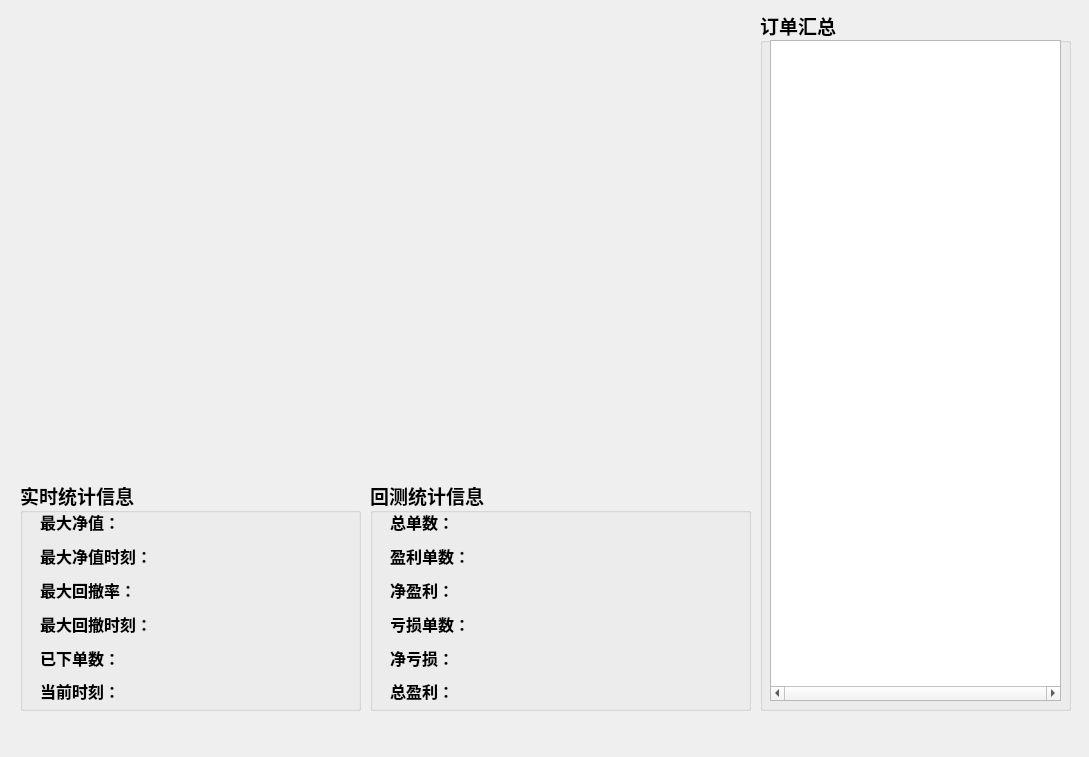
<?xml version="1.0" encoding="UTF-8"?>
<ui version="4.0">
 <class>back_test_dialog</class>
 <widget class="QDialog" name="back_test_dialog">
  <property name="geometry">
   <rect>
    <x>0</x>
    <y>0</y>
    <width>1089</width>
    <height>757</height>
   </rect>
  </property>
  <property name="windowTitle">
   <string>回测显示窗口</string>
  </property>
  <widget class="QGroupBox" name="groupBox">
   <property name="geometry">
    <rect>
     <x>20</x>
     <y>480</y>
     <width>341</width>
     <height>231</height>
    </rect>
   </property>
   <property name="font">
    <font>
     <family>Agency FB</family>
     <pointsize>14</pointsize>
     <weight>75</weight>
     <bold>true</bold>
    </font>
   </property>
   <property name="title">
    <string>实时统计信息</string>
   </property>
   <widget class="QWidget" name="formLayoutWidget">
    <property name="geometry">
     <rect>
      <x>20</x>
      <y>30</y>
      <width>311</width>
      <height>191</height>
     </rect>
    </property>
    <layout class="QFormLayout" name="formLayout">
     <property name="sizeConstraint">
      <enum>QLayout::SetNoConstraint</enum>
     </property>
     <property name="verticalSpacing">
      <number>12</number>
     </property>
     <item row="0" column="0">
      <widget class="QLabel" name="label">
       <property name="sizePolicy">
        <sizepolicy hsizetype="Fixed" vsizetype="Fixed">
         <horstretch>0</horstretch>
         <verstretch>1</verstretch>
        </sizepolicy>
       </property>
       <property name="lineWidth">
        <number>1</number>
       </property>
       <property name="text">
        <string>&lt;!DOCTYPE HTML PUBLIC &quot;-//W3C//DTD HTML 4.0//EN&quot; &quot;http://www.w3.org/TR/REC-html40/strict.dtd&quot;&gt;
&lt;html&gt;&lt;head&gt;&lt;meta name=&quot;qrichtext&quot; content=&quot;1&quot; /&gt;&lt;style type=&quot;text/css&quot;&gt;
p, li { white-space: pre-wrap; }
&lt;/style&gt;&lt;/head&gt;&lt;body style=&quot; font-family:'SimSun'; font-size:9pt; font-weight:400; font-style:normal;&quot;&gt;
&lt;p style=&quot; margin-top:12px; margin-bottom:12px; margin-left:0px; margin-right:0px; -qt-block-indent:0; text-indent:0px;&quot;&gt;&lt;span style=&quot; font-size:12pt; font-weight:600;&quot;&gt;最大净值：&lt;/span&gt;&lt;/p&gt;&lt;/body&gt;&lt;/html&gt;</string>
       </property>
       <property name="textFormat">
        <enum>Qt::AutoText</enum>
       </property>
      </widget>
     </item>
     <item row="1" column="0">
      <widget class="QLabel" name="label_2">
       <property name="sizePolicy">
        <sizepolicy hsizetype="Preferred" vsizetype="Preferred">
         <horstretch>0</horstretch>
         <verstretch>1</verstretch>
        </sizepolicy>
       </property>
       <property name="text">
        <string>&lt;!DOCTYPE HTML PUBLIC &quot;-//W3C//DTD HTML 4.0//EN&quot; &quot;http://www.w3.org/TR/REC-html40/strict.dtd&quot;&gt;
&lt;html&gt;&lt;head&gt;&lt;meta name=&quot;qrichtext&quot; content=&quot;1&quot; /&gt;&lt;style type=&quot;text/css&quot;&gt;
p, li { white-space: pre-wrap; }
&lt;/style&gt;&lt;/head&gt;&lt;body style=&quot; font-family:'SimSun'; font-size:9pt; font-weight:400; font-style:normal;&quot;&gt;
&lt;p style=&quot; margin-top:0px; margin-bottom:0px; margin-left:0px; margin-right:0px; -qt-block-indent:0; text-indent:0px;&quot;&gt;&lt;span style=&quot; font-size:12pt; font-weight:600;&quot;&gt;最大净值时刻：&lt;/span&gt;&lt;/p&gt;&lt;/body&gt;&lt;/html&gt;</string>
       </property>
      </widget>
     </item>
     <item row="2" column="0">
      <widget class="QLabel" name="label_3">
       <property name="sizePolicy">
        <sizepolicy hsizetype="Preferred" vsizetype="Preferred">
         <horstretch>0</horstretch>
         <verstretch>1</verstretch>
        </sizepolicy>
       </property>
       <property name="text">
        <string>&lt;!DOCTYPE HTML PUBLIC &quot;-//W3C//DTD HTML 4.0//EN&quot; &quot;http://www.w3.org/TR/REC-html40/strict.dtd&quot;&gt;
&lt;html&gt;&lt;head&gt;&lt;meta name=&quot;qrichtext&quot; content=&quot;1&quot; /&gt;&lt;style type=&quot;text/css&quot;&gt;
p, li { white-space: pre-wrap; }
&lt;/style&gt;&lt;/head&gt;&lt;body style=&quot; font-family:'SimSun'; font-size:9pt; font-weight:400; font-style:normal;&quot;&gt;
&lt;p style=&quot; margin-top:0px; margin-bottom:0px; margin-left:0px; margin-right:0px; -qt-block-indent:0; text-indent:0px;&quot;&gt;&lt;span style=&quot; font-size:12pt; font-weight:600;&quot;&gt;最大回撤率：&lt;/span&gt;&lt;/p&gt;&lt;/body&gt;&lt;/html&gt;</string>
       </property>
      </widget>
     </item>
     <item row="3" column="0">
      <widget class="QLabel" name="label_4">
       <property name="sizePolicy">
        <sizepolicy hsizetype="Preferred" vsizetype="Preferred">
         <horstretch>0</horstretch>
         <verstretch>1</verstretch>
        </sizepolicy>
       </property>
       <property name="text">
        <string>&lt;!DOCTYPE HTML PUBLIC &quot;-//W3C//DTD HTML 4.0//EN&quot; &quot;http://www.w3.org/TR/REC-html40/strict.dtd&quot;&gt;
&lt;html&gt;&lt;head&gt;&lt;meta name=&quot;qrichtext&quot; content=&quot;1&quot; /&gt;&lt;style type=&quot;text/css&quot;&gt;
p, li { white-space: pre-wrap; }
&lt;/style&gt;&lt;/head&gt;&lt;body style=&quot; font-family:'SimSun'; font-size:9pt; font-weight:400; font-style:normal;&quot;&gt;
&lt;p style=&quot; margin-top:0px; margin-bottom:0px; margin-left:0px; margin-right:0px; -qt-block-indent:0; text-indent:0px;&quot;&gt;&lt;span style=&quot; font-size:12pt; font-weight:600;&quot;&gt;最大回撤时刻：&lt;/span&gt;&lt;/p&gt;&lt;/body&gt;&lt;/html&gt;</string>
       </property>
      </widget>
     </item>
     <item row="4" column="0">
      <widget class="QLabel" name="label_5">
       <property name="sizePolicy">
        <sizepolicy hsizetype="Preferred" vsizetype="Preferred">
         <horstretch>0</horstretch>
         <verstretch>1</verstretch>
        </sizepolicy>
       </property>
       <property name="text">
        <string>&lt;!DOCTYPE HTML PUBLIC &quot;-//W3C//DTD HTML 4.0//EN&quot; &quot;http://www.w3.org/TR/REC-html40/strict.dtd&quot;&gt;
&lt;html&gt;&lt;head&gt;&lt;meta name=&quot;qrichtext&quot; content=&quot;1&quot; /&gt;&lt;style type=&quot;text/css&quot;&gt;
p, li { white-space: pre-wrap; }
&lt;/style&gt;&lt;/head&gt;&lt;body style=&quot; font-family:'SimSun'; font-size:9pt; font-weight:400; font-style:normal;&quot;&gt;
&lt;p style=&quot; margin-top:0px; margin-bottom:0px; margin-left:0px; margin-right:0px; -qt-block-indent:0; text-indent:0px;&quot;&gt;&lt;span style=&quot; font-size:12pt; font-weight:600;&quot;&gt;已下单数：&lt;/span&gt;&lt;/p&gt;&lt;/body&gt;&lt;/html&gt;</string>
       </property>
      </widget>
     </item>
     <item row="5" column="0">
      <widget class="QLabel" name="label_6">
       <property name="sizePolicy">
        <sizepolicy hsizetype="Preferred" vsizetype="Preferred">
         <horstretch>0</horstretch>
         <verstretch>1</verstretch>
        </sizepolicy>
       </property>
       <property name="text">
        <string>&lt;!DOCTYPE HTML PUBLIC &quot;-//W3C//DTD HTML 4.0//EN&quot; &quot;http://www.w3.org/TR/REC-html40/strict.dtd&quot;&gt;
&lt;html&gt;&lt;head&gt;&lt;meta name=&quot;qrichtext&quot; content=&quot;1&quot; /&gt;&lt;style type=&quot;text/css&quot;&gt;
p, li { white-space: pre-wrap; }
&lt;/style&gt;&lt;/head&gt;&lt;body style=&quot; font-family:'SimSun'; font-size:9pt; font-weight:400; font-style:normal;&quot;&gt;
&lt;p style=&quot; margin-top:0px; margin-bottom:0px; margin-left:0px; margin-right:0px; -qt-block-indent:0; text-indent:0px;&quot;&gt;&lt;span style=&quot; font-size:12pt; font-weight:600;&quot;&gt;当前时刻：&lt;/span&gt;&lt;/p&gt;&lt;/body&gt;&lt;/html&gt;</string>
       </property>
      </widget>
     </item>
     <item row="0" column="1">
      <widget class="QLabel" name="max_equity_label">
       <property name="text">
        <string>&lt;!DOCTYPE HTML PUBLIC &quot;-//W3C//DTD HTML 4.0//EN&quot; &quot;http://www.w3.org/TR/REC-html40/strict.dtd&quot;&gt;
&lt;html&gt;&lt;head&gt;&lt;meta name=&quot;qrichtext&quot; content=&quot;1&quot; /&gt;&lt;style type=&quot;text/css&quot;&gt;
p, li { white-space: pre-wrap; }
&lt;/style&gt;&lt;/head&gt;&lt;body style=&quot; font-family:'SimSun'; font-size:9pt; font-weight:400; font-style:normal;&quot;&gt;
&lt;p style=&quot;-qt-paragraph-type:empty; margin-top:0px; margin-bottom:0px; margin-left:0px; margin-right:0px; -qt-block-indent:0; text-indent:0px;&quot;&gt;&lt;br /&gt;&lt;/p&gt;&lt;/body&gt;&lt;/html&gt;</string>
       </property>
      </widget>
     </item>
     <item row="1" column="1">
      <widget class="QLabel" name="max_equity_time_label">
       <property name="text">
        <string>&lt;!DOCTYPE HTML PUBLIC &quot;-//W3C//DTD HTML 4.0//EN&quot; &quot;http://www.w3.org/TR/REC-html40/strict.dtd&quot;&gt;
&lt;html&gt;&lt;head&gt;&lt;meta name=&quot;qrichtext&quot; content=&quot;1&quot; /&gt;&lt;style type=&quot;text/css&quot;&gt;
p, li { white-space: pre-wrap; }
&lt;/style&gt;&lt;/head&gt;&lt;body style=&quot; font-family:'SimSun'; font-size:9pt; font-weight:400; font-style:normal;&quot;&gt;
&lt;p style=&quot;-qt-paragraph-type:empty; margin-top:0px; margin-bottom:0px; margin-left:0px; margin-right:0px; -qt-block-indent:0; text-indent:0px;&quot;&gt;&lt;br /&gt;&lt;/p&gt;&lt;/body&gt;&lt;/html&gt;</string>
       </property>
      </widget>
     </item>
     <item row="2" column="1">
      <widget class="QLabel" name="max_drawback_rate_label">
       <property name="text">
        <string>&lt;!DOCTYPE HTML PUBLIC &quot;-//W3C//DTD HTML 4.0//EN&quot; &quot;http://www.w3.org/TR/REC-html40/strict.dtd&quot;&gt;
&lt;html&gt;&lt;head&gt;&lt;meta name=&quot;qrichtext&quot; content=&quot;1&quot; /&gt;&lt;style type=&quot;text/css&quot;&gt;
p, li { white-space: pre-wrap; }
&lt;/style&gt;&lt;/head&gt;&lt;body style=&quot; font-family:'SimSun'; font-size:9pt; font-weight:400; font-style:normal;&quot;&gt;
&lt;p style=&quot;-qt-paragraph-type:empty; margin-top:0px; margin-bottom:0px; margin-left:0px; margin-right:0px; -qt-block-indent:0; text-indent:0px;&quot;&gt;&lt;br /&gt;&lt;/p&gt;&lt;/body&gt;&lt;/html&gt;</string>
       </property>
      </widget>
     </item>
     <item row="3" column="1">
      <widget class="QLabel" name="max_drawback_time_label">
       <property name="text">
        <string>&lt;!DOCTYPE HTML PUBLIC &quot;-//W3C//DTD HTML 4.0//EN&quot; &quot;http://www.w3.org/TR/REC-html40/strict.dtd&quot;&gt;
&lt;html&gt;&lt;head&gt;&lt;meta name=&quot;qrichtext&quot; content=&quot;1&quot; /&gt;&lt;style type=&quot;text/css&quot;&gt;
p, li { white-space: pre-wrap; }
&lt;/style&gt;&lt;/head&gt;&lt;body style=&quot; font-family:'SimSun'; font-size:9pt; font-weight:400; font-style:normal;&quot;&gt;
&lt;p style=&quot;-qt-paragraph-type:empty; margin-top:0px; margin-bottom:0px; margin-left:0px; margin-right:0px; -qt-block-indent:0; text-indent:0px;&quot;&gt;&lt;br /&gt;&lt;/p&gt;&lt;/body&gt;&lt;/html&gt;</string>
       </property>
      </widget>
     </item>
     <item row="4" column="1">
      <widget class="QLabel" name="send_order_number_label">
       <property name="text">
        <string>&lt;!DOCTYPE HTML PUBLIC &quot;-//W3C//DTD HTML 4.0//EN&quot; &quot;http://www.w3.org/TR/REC-html40/strict.dtd&quot;&gt;
&lt;html&gt;&lt;head&gt;&lt;meta name=&quot;qrichtext&quot; content=&quot;1&quot; /&gt;&lt;style type=&quot;text/css&quot;&gt;
p, li { white-space: pre-wrap; }
&lt;/style&gt;&lt;/head&gt;&lt;body style=&quot; font-family:'SimSun'; font-size:9pt; font-weight:400; font-style:normal;&quot;&gt;
&lt;p style=&quot;-qt-paragraph-type:empty; margin-top:0px; margin-bottom:0px; margin-left:0px; margin-right:0px; -qt-block-indent:0; text-indent:0px;&quot;&gt;&lt;br /&gt;&lt;/p&gt;&lt;/body&gt;&lt;/html&gt;</string>
       </property>
      </widget>
     </item>
     <item row="5" column="1">
      <widget class="QLabel" name="current_time_label">
       <property name="text">
        <string>&lt;!DOCTYPE HTML PUBLIC &quot;-//W3C//DTD HTML 4.0//EN&quot; &quot;http://www.w3.org/TR/REC-html40/strict.dtd&quot;&gt;
&lt;html&gt;&lt;head&gt;&lt;meta name=&quot;qrichtext&quot; content=&quot;1&quot; /&gt;&lt;style type=&quot;text/css&quot;&gt;
p, li { white-space: pre-wrap; }
&lt;/style&gt;&lt;/head&gt;&lt;body style=&quot; font-family:'SimSun'; font-size:9pt; font-weight:400; font-style:normal;&quot;&gt;
&lt;p style=&quot;-qt-paragraph-type:empty; margin-top:0px; margin-bottom:0px; margin-left:0px; margin-right:0px; -qt-block-indent:0; text-indent:0px;&quot;&gt;&lt;br /&gt;&lt;/p&gt;&lt;/body&gt;&lt;/html&gt;</string>
       </property>
      </widget>
     </item>
    </layout>
   </widget>
  </widget>
  <widget class="QGroupBox" name="groupBox_2">
   <property name="geometry">
    <rect>
     <x>370</x>
     <y>480</y>
     <width>381</width>
     <height>231</height>
    </rect>
   </property>
   <property name="font">
    <font>
     <family>Agency FB</family>
     <pointsize>14</pointsize>
     <weight>75</weight>
     <bold>true</bold>
    </font>
   </property>
   <property name="title">
    <string>回测统计信息</string>
   </property>
   <widget class="QWidget" name="formLayoutWidget_2">
    <property name="geometry">
     <rect>
      <x>20</x>
      <y>30</y>
      <width>351</width>
      <height>191</height>
     </rect>
    </property>
    <layout class="QFormLayout" name="formLayout_2">
     <property name="sizeConstraint">
      <enum>QLayout::SetNoConstraint</enum>
     </property>
     <property name="verticalSpacing">
      <number>12</number>
     </property>
     <item row="0" column="0">
      <widget class="QLabel" name="label_7">
       <property name="sizePolicy">
        <sizepolicy hsizetype="Preferred" vsizetype="Preferred">
         <horstretch>0</horstretch>
         <verstretch>1</verstretch>
        </sizepolicy>
       </property>
       <property name="lineWidth">
        <number>1</number>
       </property>
       <property name="text">
        <string>&lt;!DOCTYPE HTML PUBLIC &quot;-//W3C//DTD HTML 4.0//EN&quot; &quot;http://www.w3.org/TR/REC-html40/strict.dtd&quot;&gt;
&lt;html&gt;&lt;head&gt;&lt;meta name=&quot;qrichtext&quot; content=&quot;1&quot; /&gt;&lt;style type=&quot;text/css&quot;&gt;
p, li { white-space: pre-wrap; }
&lt;/style&gt;&lt;/head&gt;&lt;body style=&quot; font-family:'Agency FB'; font-size:12pt; font-weight:600; font-style:normal;&quot;&gt;
&lt;p style=&quot; margin-top:12px; margin-bottom:12px; margin-left:0px; margin-right:0px; -qt-block-indent:0; text-indent:0px;&quot;&gt;&lt;span style=&quot; font-family:'SimSun';&quot;&gt;总单数：&lt;/span&gt;&lt;/p&gt;&lt;/body&gt;&lt;/html&gt;</string>
       </property>
       <property name="textFormat">
        <enum>Qt::AutoText</enum>
       </property>
      </widget>
     </item>
     <item row="1" column="0">
      <widget class="QLabel" name="label_8">
       <property name="sizePolicy">
        <sizepolicy hsizetype="Preferred" vsizetype="Preferred">
         <horstretch>0</horstretch>
         <verstretch>1</verstretch>
        </sizepolicy>
       </property>
       <property name="text">
        <string>&lt;!DOCTYPE HTML PUBLIC &quot;-//W3C//DTD HTML 4.0//EN&quot; &quot;http://www.w3.org/TR/REC-html40/strict.dtd&quot;&gt;
&lt;html&gt;&lt;head&gt;&lt;meta name=&quot;qrichtext&quot; content=&quot;1&quot; /&gt;&lt;style type=&quot;text/css&quot;&gt;
p, li { white-space: pre-wrap; }
&lt;/style&gt;&lt;/head&gt;&lt;body style=&quot; font-family:'Agency FB'; font-size:12pt; font-weight:600; font-style:normal;&quot;&gt;
&lt;p style=&quot; margin-top:0px; margin-bottom:0px; margin-left:0px; margin-right:0px; -qt-block-indent:0; text-indent:0px;&quot;&gt;&lt;span style=&quot; font-family:'SimSun';&quot;&gt;盈利单数：&lt;/span&gt;&lt;/p&gt;&lt;/body&gt;&lt;/html&gt;</string>
       </property>
      </widget>
     </item>
     <item row="2" column="0">
      <widget class="QLabel" name="label_9">
       <property name="sizePolicy">
        <sizepolicy hsizetype="Preferred" vsizetype="Preferred">
         <horstretch>0</horstretch>
         <verstretch>1</verstretch>
        </sizepolicy>
       </property>
       <property name="text">
        <string>&lt;!DOCTYPE HTML PUBLIC &quot;-//W3C//DTD HTML 4.0//EN&quot; &quot;http://www.w3.org/TR/REC-html40/strict.dtd&quot;&gt;
&lt;html&gt;&lt;head&gt;&lt;meta name=&quot;qrichtext&quot; content=&quot;1&quot; /&gt;&lt;style type=&quot;text/css&quot;&gt;
p, li { white-space: pre-wrap; }
&lt;/style&gt;&lt;/head&gt;&lt;body style=&quot; font-family:'Agency FB'; font-size:12pt; font-weight:600; font-style:normal;&quot;&gt;
&lt;p style=&quot; margin-top:0px; margin-bottom:0px; margin-left:0px; margin-right:0px; -qt-block-indent:0; text-indent:0px;&quot;&gt;&lt;span style=&quot; font-family:'SimSun';&quot;&gt;净盈利：&lt;/span&gt;&lt;/p&gt;&lt;/body&gt;&lt;/html&gt;</string>
       </property>
      </widget>
     </item>
     <item row="3" column="0">
      <widget class="QLabel" name="label_10">
       <property name="sizePolicy">
        <sizepolicy hsizetype="Preferred" vsizetype="Preferred">
         <horstretch>0</horstretch>
         <verstretch>1</verstretch>
        </sizepolicy>
       </property>
       <property name="text">
        <string>&lt;!DOCTYPE HTML PUBLIC &quot;-//W3C//DTD HTML 4.0//EN&quot; &quot;http://www.w3.org/TR/REC-html40/strict.dtd&quot;&gt;
&lt;html&gt;&lt;head&gt;&lt;meta name=&quot;qrichtext&quot; content=&quot;1&quot; /&gt;&lt;style type=&quot;text/css&quot;&gt;
p, li { white-space: pre-wrap; }
&lt;/style&gt;&lt;/head&gt;&lt;body style=&quot; font-family:'Agency FB'; font-size:12pt; font-weight:600; font-style:normal;&quot;&gt;
&lt;p style=&quot; margin-top:0px; margin-bottom:0px; margin-left:0px; margin-right:0px; -qt-block-indent:0; text-indent:0px;&quot;&gt;&lt;span style=&quot; font-family:'SimSun';&quot;&gt;亏损单数：&lt;/span&gt;&lt;/p&gt;&lt;/body&gt;&lt;/html&gt;</string>
       </property>
      </widget>
     </item>
     <item row="4" column="0">
      <widget class="QLabel" name="label_11">
       <property name="sizePolicy">
        <sizepolicy hsizetype="Preferred" vsizetype="Preferred">
         <horstretch>0</horstretch>
         <verstretch>1</verstretch>
        </sizepolicy>
       </property>
       <property name="text">
        <string>&lt;!DOCTYPE HTML PUBLIC &quot;-//W3C//DTD HTML 4.0//EN&quot; &quot;http://www.w3.org/TR/REC-html40/strict.dtd&quot;&gt;
&lt;html&gt;&lt;head&gt;&lt;meta name=&quot;qrichtext&quot; content=&quot;1&quot; /&gt;&lt;style type=&quot;text/css&quot;&gt;
p, li { white-space: pre-wrap; }
&lt;/style&gt;&lt;/head&gt;&lt;body style=&quot; font-family:'Agency FB'; font-size:12pt; font-weight:600; font-style:normal;&quot;&gt;
&lt;p style=&quot; margin-top:0px; margin-bottom:0px; margin-left:0px; margin-right:0px; -qt-block-indent:0; text-indent:0px;&quot;&gt;&lt;span style=&quot; font-family:'SimSun';&quot;&gt;净亏损：&lt;/span&gt;&lt;/p&gt;&lt;/body&gt;&lt;/html&gt;</string>
       </property>
      </widget>
     </item>
     <item row="5" column="0">
      <widget class="QLabel" name="label_12">
       <property name="sizePolicy">
        <sizepolicy hsizetype="Preferred" vsizetype="Preferred">
         <horstretch>0</horstretch>
         <verstretch>1</verstretch>
        </sizepolicy>
       </property>
       <property name="text">
        <string>&lt;!DOCTYPE HTML PUBLIC &quot;-//W3C//DTD HTML 4.0//EN&quot; &quot;http://www.w3.org/TR/REC-html40/strict.dtd&quot;&gt;
&lt;html&gt;&lt;head&gt;&lt;meta name=&quot;qrichtext&quot; content=&quot;1&quot; /&gt;&lt;style type=&quot;text/css&quot;&gt;
p, li { white-space: pre-wrap; }
&lt;/style&gt;&lt;/head&gt;&lt;body style=&quot; font-family:'Agency FB'; font-size:12pt; font-weight:600; font-style:normal;&quot;&gt;
&lt;p style=&quot; margin-top:0px; margin-bottom:0px; margin-left:0px; margin-right:0px; -qt-block-indent:0; text-indent:0px;&quot;&gt;&lt;span style=&quot; font-family:'SimSun';&quot;&gt;总盈利：&lt;/span&gt;&lt;/p&gt;&lt;/body&gt;&lt;/html&gt;</string>
       </property>
      </widget>
     </item>
     <item row="0" column="1">
      <widget class="QLabel" name="total_order_number_label">
       <property name="text">
        <string>&lt;!DOCTYPE HTML PUBLIC &quot;-//W3C//DTD HTML 4.0//EN&quot; &quot;http://www.w3.org/TR/REC-html40/strict.dtd&quot;&gt;
&lt;html&gt;&lt;head&gt;&lt;meta name=&quot;qrichtext&quot; content=&quot;1&quot; /&gt;&lt;style type=&quot;text/css&quot;&gt;
p, li { white-space: pre-wrap; }
&lt;/style&gt;&lt;/head&gt;&lt;body style=&quot; font-family:'SimSun'; font-size:9pt; font-weight:400; font-style:normal;&quot;&gt;
&lt;p style=&quot;-qt-paragraph-type:empty; margin-top:0px; margin-bottom:0px; margin-left:0px; margin-right:0px; -qt-block-indent:0; text-indent:0px;&quot;&gt;&lt;br /&gt;&lt;/p&gt;&lt;/body&gt;&lt;/html&gt;</string>
       </property>
      </widget>
     </item>
     <item row="1" column="1">
      <widget class="QLabel" name="win_order_number_label">
       <property name="text">
        <string>&lt;!DOCTYPE HTML PUBLIC &quot;-//W3C//DTD HTML 4.0//EN&quot; &quot;http://www.w3.org/TR/REC-html40/strict.dtd&quot;&gt;
&lt;html&gt;&lt;head&gt;&lt;meta name=&quot;qrichtext&quot; content=&quot;1&quot; /&gt;&lt;style type=&quot;text/css&quot;&gt;
p, li { white-space: pre-wrap; }
&lt;/style&gt;&lt;/head&gt;&lt;body style=&quot; font-family:'SimSun'; font-size:9pt; font-weight:400; font-style:normal;&quot;&gt;
&lt;p style=&quot;-qt-paragraph-type:empty; margin-top:0px; margin-bottom:0px; margin-left:0px; margin-right:0px; -qt-block-indent:0; text-indent:0px;&quot;&gt;&lt;br /&gt;&lt;/p&gt;&lt;/body&gt;&lt;/html&gt;</string>
       </property>
      </widget>
     </item>
     <item row="2" column="1">
      <widget class="QLabel" name="gross_profit_label">
       <property name="text">
        <string>&lt;!DOCTYPE HTML PUBLIC &quot;-//W3C//DTD HTML 4.0//EN&quot; &quot;http://www.w3.org/TR/REC-html40/strict.dtd&quot;&gt;
&lt;html&gt;&lt;head&gt;&lt;meta name=&quot;qrichtext&quot; content=&quot;1&quot; /&gt;&lt;style type=&quot;text/css&quot;&gt;
p, li { white-space: pre-wrap; }
&lt;/style&gt;&lt;/head&gt;&lt;body style=&quot; font-family:'SimSun'; font-size:9pt; font-weight:400; font-style:normal;&quot;&gt;
&lt;p style=&quot;-qt-paragraph-type:empty; margin-top:0px; margin-bottom:0px; margin-left:0px; margin-right:0px; -qt-block-indent:0; text-indent:0px;&quot;&gt;&lt;br /&gt;&lt;/p&gt;&lt;/body&gt;&lt;/html&gt;</string>
       </property>
      </widget>
     </item>
     <item row="3" column="1">
      <widget class="QLabel" name="loss_order_number_label">
       <property name="text">
        <string>&lt;!DOCTYPE HTML PUBLIC &quot;-//W3C//DTD HTML 4.0//EN&quot; &quot;http://www.w3.org/TR/REC-html40/strict.dtd&quot;&gt;
&lt;html&gt;&lt;head&gt;&lt;meta name=&quot;qrichtext&quot; content=&quot;1&quot; /&gt;&lt;style type=&quot;text/css&quot;&gt;
p, li { white-space: pre-wrap; }
&lt;/style&gt;&lt;/head&gt;&lt;body style=&quot; font-family:'SimSun'; font-size:9pt; font-weight:400; font-style:normal;&quot;&gt;
&lt;p style=&quot;-qt-paragraph-type:empty; margin-top:0px; margin-bottom:0px; margin-left:0px; margin-right:0px; -qt-block-indent:0; text-indent:0px;&quot;&gt;&lt;br /&gt;&lt;/p&gt;&lt;/body&gt;&lt;/html&gt;</string>
       </property>
      </widget>
     </item>
     <item row="4" column="1">
      <widget class="QLabel" name="gross_loss_label">
       <property name="text">
        <string>&lt;!DOCTYPE HTML PUBLIC &quot;-//W3C//DTD HTML 4.0//EN&quot; &quot;http://www.w3.org/TR/REC-html40/strict.dtd&quot;&gt;
&lt;html&gt;&lt;head&gt;&lt;meta name=&quot;qrichtext&quot; content=&quot;1&quot; /&gt;&lt;style type=&quot;text/css&quot;&gt;
p, li { white-space: pre-wrap; }
&lt;/style&gt;&lt;/head&gt;&lt;body style=&quot; font-family:'SimSun'; font-size:9pt; font-weight:400; font-style:normal;&quot;&gt;
&lt;p style=&quot;-qt-paragraph-type:empty; margin-top:0px; margin-bottom:0px; margin-left:0px; margin-right:0px; -qt-block-indent:0; text-indent:0px;&quot;&gt;&lt;br /&gt;&lt;/p&gt;&lt;/body&gt;&lt;/html&gt;</string>
       </property>
      </widget>
     </item>
     <item row="5" column="1">
      <widget class="QLabel" name="total_profit_label">
       <property name="text">
        <string>&lt;!DOCTYPE HTML PUBLIC &quot;-//W3C//DTD HTML 4.0//EN&quot; &quot;http://www.w3.org/TR/REC-html40/strict.dtd&quot;&gt;
&lt;html&gt;&lt;head&gt;&lt;meta name=&quot;qrichtext&quot; content=&quot;1&quot; /&gt;&lt;style type=&quot;text/css&quot;&gt;
p, li { white-space: pre-wrap; }
&lt;/style&gt;&lt;/head&gt;&lt;body style=&quot; font-family:'SimSun'; font-size:9pt; font-weight:400; font-style:normal;&quot;&gt;
&lt;p style=&quot;-qt-paragraph-type:empty; margin-top:0px; margin-bottom:0px; margin-left:0px; margin-right:0px; -qt-block-indent:0; text-indent:0px;&quot;&gt;&lt;br /&gt;&lt;/p&gt;&lt;/body&gt;&lt;/html&gt;</string>
       </property>
      </widget>
     </item>
    </layout>
   </widget>
  </widget>
  <widget class="QWidget" name="verticalLayoutWidget">
   <property name="geometry">
    <rect>
     <x>20</x>
     <y>20</y>
     <width>731</width>
     <height>441</height>
    </rect>
   </property>
   <layout class="QVBoxLayout" name="equity_plot_layout"/>
  </widget>
  <widget class="QGroupBox" name="groupBox_3">
   <property name="geometry">
    <rect>
     <x>760</x>
     <y>10</y>
     <width>311</width>
     <height>701</height>
    </rect>
   </property>
   <property name="font">
    <font>
     <family>Agency FB</family>
     <pointsize>14</pointsize>
     <weight>75</weight>
     <bold>true</bold>
    </font>
   </property>
   <property name="title">
    <string>订单汇总</string>
   </property>
   <widget class="QTreeView" name="order_stat_tree_view">
    <property name="enabled">
     <bool>true</bool>
    </property>
    <property name="geometry">
     <rect>
      <x>10</x>
      <y>30</y>
      <width>291</width>
      <height>661</height>
     </rect>
    </property>
    <property name="horizontalScrollBarPolicy">
     <enum>Qt::ScrollBarAlwaysOn</enum>
    </property>
    <property name="editTriggers">
     <set>QAbstractItemView::NoEditTriggers</set>
    </property>
    <attribute name="headerVisible">
     <bool>false</bool>
    </attribute>
   </widget>
  </widget>
 </widget>
 <resources/>
 <connections/>
</ui>
